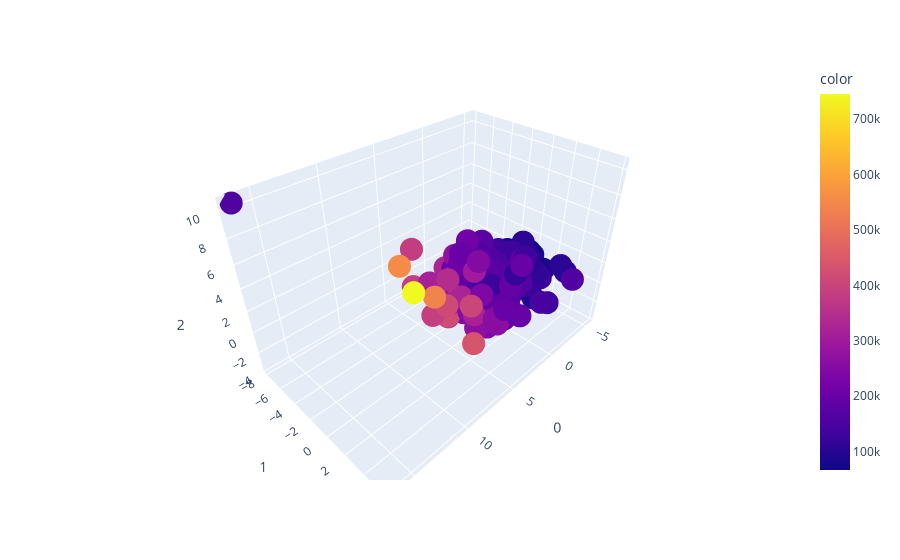

Write notebook code for a chart like this one.
### Code cell
fig = px.scatter_3d(PC_test2, x=0, y=1, z=2, color=y_test)
fig.show()

### Figure 1 — Plotly figure (JSON) as saved in the notebook; plotly's stock layout.template omitted (floating-point values rounded to 4 significant figures; data arrays with more than 128 entries replaced by an {"elided": "..."} marker saying what was removed)
{"data": [{"hovertemplate": "0=%{x}<br>1=%{y}<br>2=%{z}<br>color=%{marker.color}<extra></extra>", "legendgroup": "", "marker": {"color": {"elided": "292 int values"}, "coloraxis": "coloraxis", "symbol": "circle"}, "mode": "markers", "name": "", "scene": "scene", "showlegend": false, "type": "scatter3d", "x": {"elided": "292 float values"}, "y": {"elided": "292 float values"}, "z": {"elided": "292 float values"}}], "layout": {"coloraxis": {"colorbar": {"title": {"text": "color"}}, "colorscale": [[0, "#0d0887"], [0.1111, "#46039f"], [0.2222, "#7201a8"], [0.3333, "#9c179e"], [0.4444, "#bd3786"], [0.5556, "#d8576b"], [0.6667, "#ed7953"], [0.7778, "#fb9f3a"], [0.8889, "#fdca26"], [1, "#f0f921"]]}, "legend": {"tracegroupgap": 0}, "margin": {"t": 60}, "scene": {"domain": {"x": [0, 1], "y": [0, 1]}, "xaxis": {"title": {"text": "0"}}, "yaxis": {"title": {"text": "1"}}, "zaxis": {"title": {"text": "2"}}}}}
